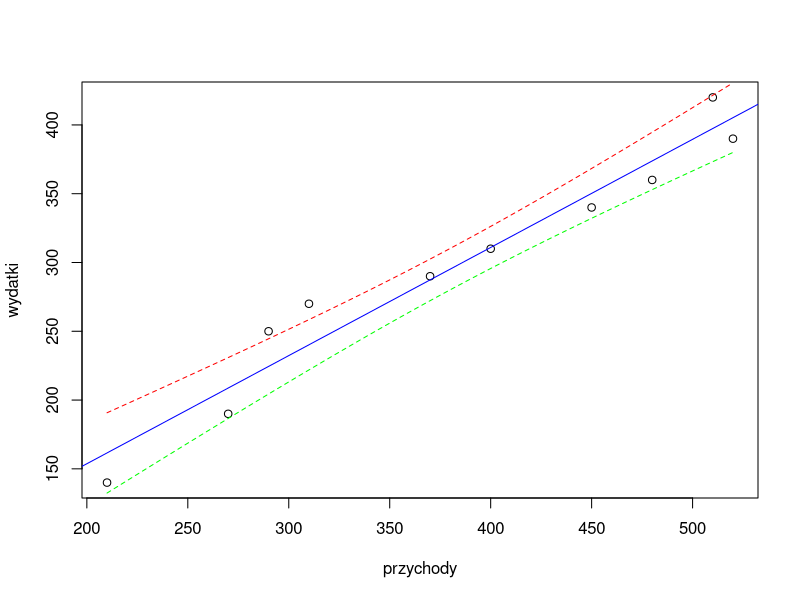
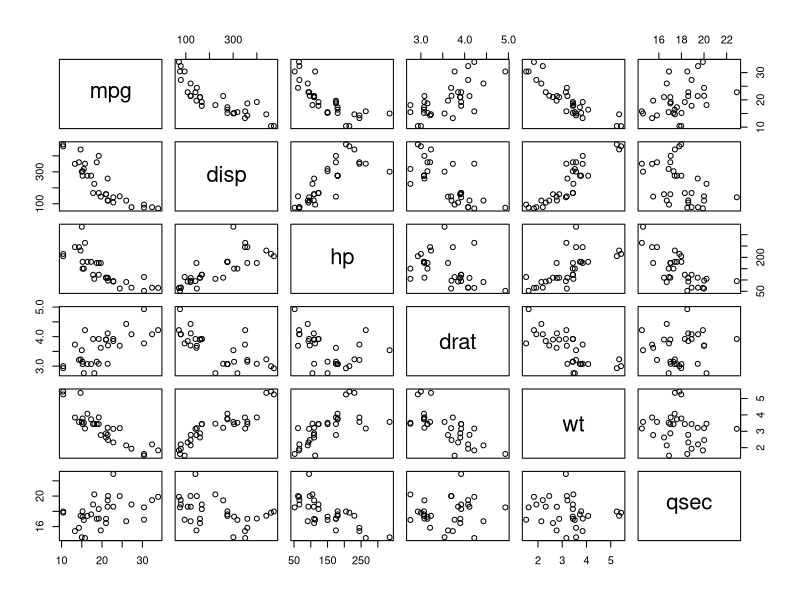
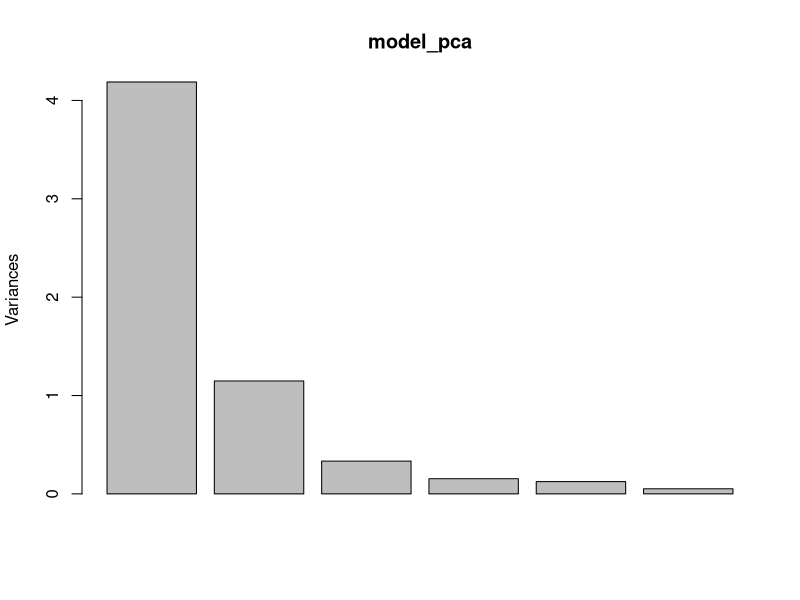
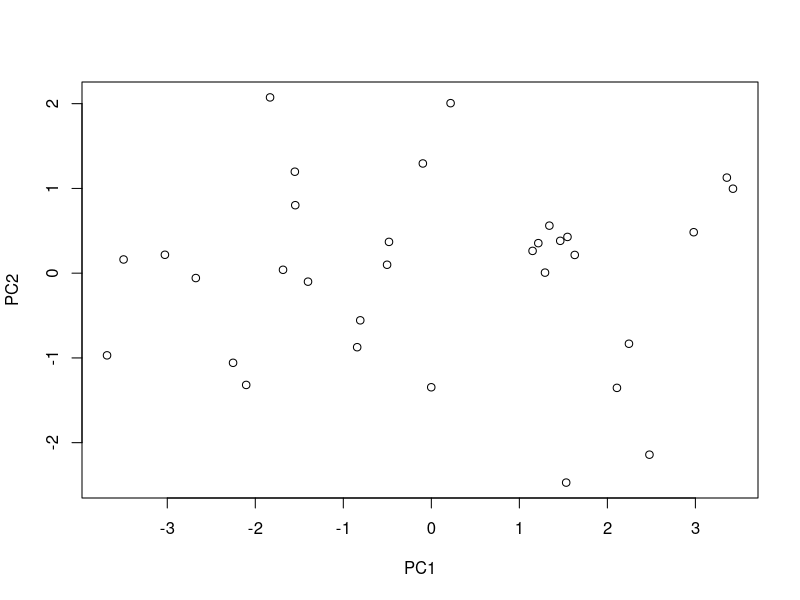
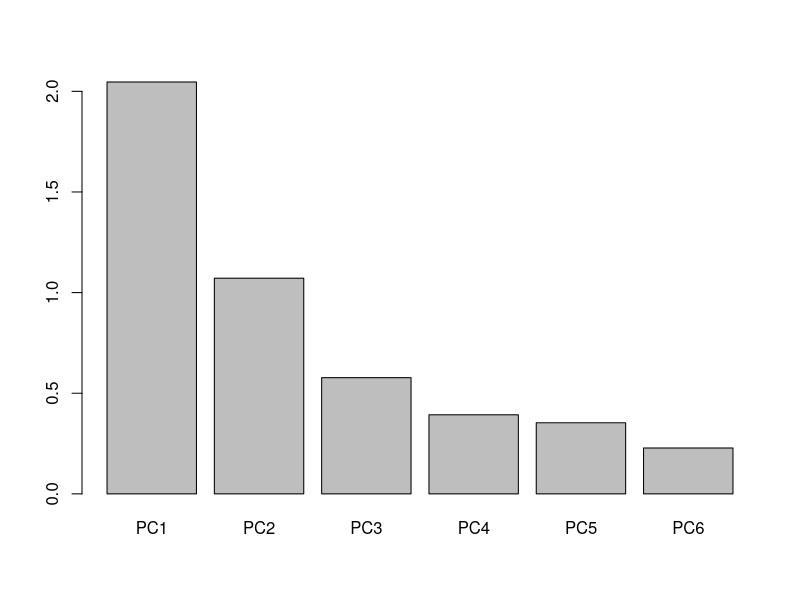
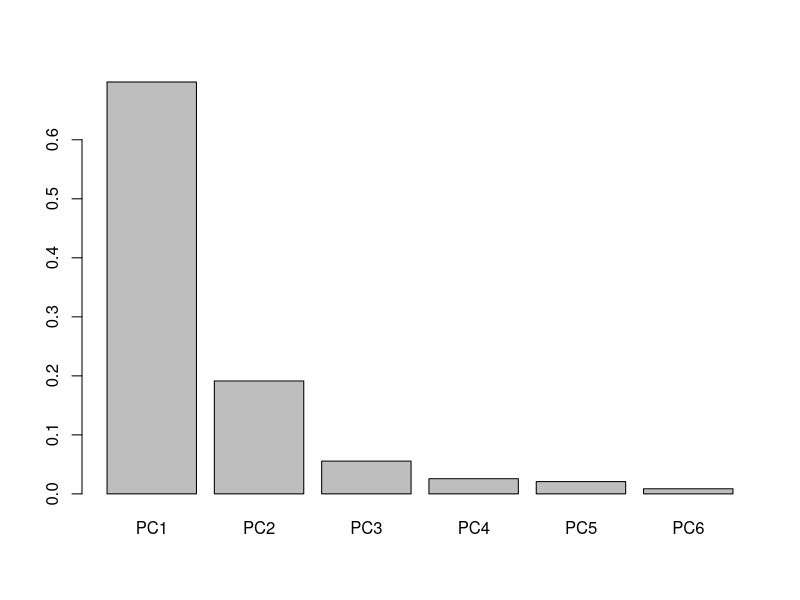
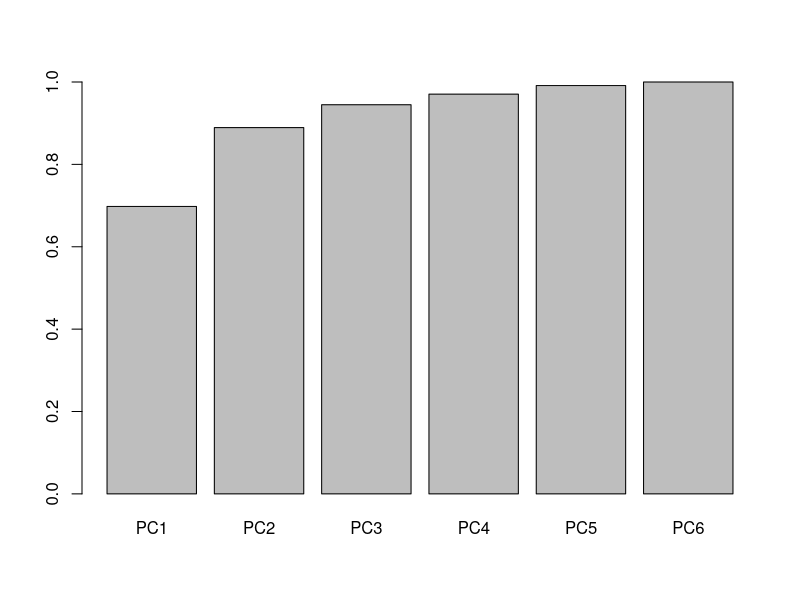

Here is the R script that generated these plots, in order:
# dane_9.R
# lab
przychody = c(210, 270, 290, 310, 370, 400, 450, 480, 510, 520)
wydatki = c(140, 190, 250, 270, 290, 310, 340, 360, 420, 390)

data_set = data.frame(przychody=przychody, wydatki=wydatki)
data_set

plot(data_set)

model = lm(
  wydatki ~ przychody,
  data = data_set
)
model

abline(model, col="blue")

coef(model)
confint(model)
fitted(model)
?fitted
residuals(model)

wydatki - fitted(model)


temp_przychody = data.frame(
  przychody = seq(min(przychody), max(przychody), length=100)
)
temp_przychody

pred = predict(model, temp_przychody, interval = "confidence")
#plot(pred)

lines(temp_przychody$przychody, pred[, 2], lty=2, col="green")
lines(temp_przychody$przychody, pred[, 3], lty=2, col="red")


--- ---
  
mtcars
dane = mtcars[, c(1, 3:7)]
dane
plot(dane)

?prcomp
model_pca = prcomp(dane, scale. = TRUE, center = TRUE)
model_pca
plot(model_pca)

model_pca$x
plot(model_pca$x)

podsumowanie = summary(model_pca)
podsumowanie

barplot(podsumowanie$importance[1, ]) # standard_deviation
barplot(podsumowanie$importance[2, ]) # proportion of variance
barplot(podsumowanie$importance[3, ]) # cumulative proportion

